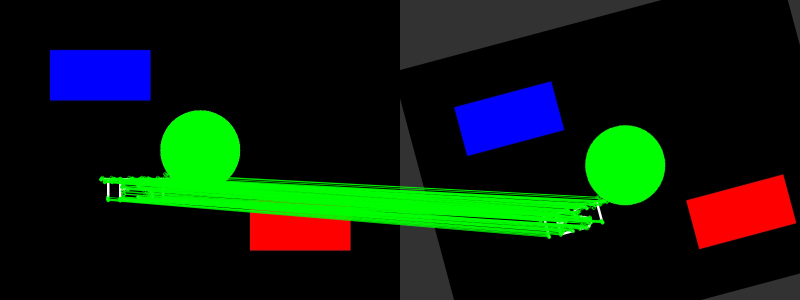
#> input picture test_matches.png, 1600 x 600 px (shown at 1/2 size); the run also reads 1 picture not shown here
$ python image_matcher.py test_matches.png my_matches.png
#> lines starting #> are read from the running program, lines starting #| are printed output that depends on the picture
"""
Image Matcher - Match and align two images captured from different cameras
Handles rotation and translation transformations
"""

import cv2
import numpy as np
import matplotlib.pyplot as plt
from typing import Tuple, Optional


class ImageMatcher:
    """
    Class for matching and aligning two images of the same object
    captured from different camera positions.
    """

    def __init__(self, feature_method='ORB'):
        """
        Initialize the ImageMatcher

        Args:
            feature_method: Feature detection method ('ORB', 'SIFT', 'SURF')
        """
        self.feature_method = feature_method
        self.detector = self._get_detector()

    def _get_detector(self):
        """Get the feature detector based on the selected method"""
        if self.feature_method == 'ORB':
            return cv2.ORB_create(nfeatures=5000)
        elif self.feature_method == 'SIFT':
            return cv2.SIFT_create()
        elif self.feature_method == 'SURF':
            return cv2.xfeatures2d.SURF_create()
        else:
            raise ValueError(f"Unknown feature method: {self.feature_method}")

    def detect_and_match_features(self, img1, img2, ratio_threshold=0.75):
        """
        Detect features in both images and match them

        Args:
            img1: First image (reference)
            img2: Second image (to be aligned)
            ratio_threshold: Lowe's ratio test threshold

        Returns:
            keypoints1, keypoints2, good_matches
        """
        # Convert to grayscale if needed
        if len(img1.shape) == 3:
            gray1 = cv2.cvtColor(img1, cv2.COLOR_BGR2GRAY)
        else:
            gray1 = img1

        if len(img2.shape) == 3:
            gray2 = cv2.cvtColor(img2, cv2.COLOR_BGR2GRAY)
        else:
            gray2 = img2

        # Detect keypoints and compute descriptors
        kp1, des1 = self.detector.detectAndCompute(gray1, None)
        kp2, des2 = self.detector.detectAndCompute(gray2, None)

        print(f"Detected {len(kp1)} keypoints in image 1")
        print(f"Detected {len(kp2)} keypoints in image 2")

        # Match features using BFMatcher
        if self.feature_method == 'ORB':
            bf = cv2.BFMatcher(cv2.NORM_HAMMING, crossCheck=False)
        else:
            bf = cv2.BFMatcher(cv2.NORM_L2, crossCheck=False)

        matches = bf.knnMatch(des1, des2, k=2)

        # Apply Lowe's ratio test
        good_matches = []
        for match_pair in matches:
            if len(match_pair) == 2:
                m, n = match_pair
                if m.distance < ratio_threshold * n.distance:
                    good_matches.append(m)

        print(f"Found {len(good_matches)} good matches")

        return kp1, kp2, good_matches

    def estimate_rigid_transform(self, kp1, kp2, matches):
        """
        Estimate rigid transformation (rotation + translation) between images

        Args:
            kp1: Keypoints from image 1
            kp2: Keypoints from image 2
            matches: Good matches between keypoints

        Returns:
            transformation_matrix: 2x3 affine transformation matrix
            inliers_mask: Mask indicating inlier matches
        """
        if len(matches) < 4:
            raise ValueError("Not enough matches to estimate transformation")

        # Extract matched keypoint coordinates
        pts1 = np.float32([kp1[m.queryIdx].pt for m in matches])
        pts2 = np.float32([kp2[m.trainIdx].pt for m in matches])

        # Estimate affine transformation using RANSAC
        # For rigid transform (rotation + translation), we use partial affine
        M, inliers = cv2.estimateAffinePartial2D(
            pts2, pts1,
            method=cv2.RANSAC,
            ransacReprojThreshold=5.0,
            maxIters=2000,
            confidence=0.99
        )

        if M is None:
            raise ValueError("Failed to estimate transformation")

        num_inliers = np.sum(inliers)
        print(f"Transformation estimated with {num_inliers}/{len(matches)} inliers")

        # Extract rotation angle
        angle = np.arctan2(M[1, 0], M[0, 0]) * 180 / np.pi
        print(f"Estimated rotation: {angle:.2f} degrees")
        print(f"Estimated translation: ({M[0, 2]:.2f}, {M[1, 2]:.2f}) pixels")

        return M, inliers

    def apply_transformation(self, img, M, output_shape):
        """
        Apply transformation to image

        Args:
            img: Input image
            M: 2x3 transformation matrix
            output_shape: (height, width) of output image

        Returns:
            Transformed image
        """
        transformed = cv2.warpAffine(
            img, M,
            (output_shape[1], output_shape[0]),
            flags=cv2.INTER_LINEAR,
            borderMode=cv2.BORDER_CONSTANT,
            borderValue=(0, 0, 0)
        )
        return transformed

    def match_and_align(self, img1_path, img2_path, ratio_threshold=0.75):
        """
        Complete pipeline: load images, match, and align

        Args:
            img1_path: Path to reference image
            img2_path: Path to image to be aligned
            ratio_threshold: Feature matching ratio threshold

        Returns:
            img1, img2_aligned, transformation_matrix
        """
        # Load images
        img1 = cv2.imread(img1_path)
        img2 = cv2.imread(img2_path)

        if img1 is None or img2 is None:
            raise ValueError("Failed to load images")

        print(f"Image 1 shape: {img1.shape}")
        print(f"Image 2 shape: {img2.shape}")

        # Detect and match features
        kp1, kp2, good_matches = self.detect_and_match_features(
            img1, img2, ratio_threshold
        )

        if len(good_matches) < 4:
            raise ValueError("Not enough good matches found")

        # Estimate transformation
        M, inliers = self.estimate_rigid_transform(kp1, kp2, good_matches)

        # Apply transformation to align img2 to img1
        img2_aligned = self.apply_transformation(img2, M, img1.shape[:2])

        return img1, img2, img2_aligned, M, kp1, kp2, good_matches, inliers

    def visualize_matches(self, img1, img2, kp1, kp2, matches, inliers,
                         save_path='matches.png'):
        """
        Visualize feature matches between images

        Args:
            img1: Reference image
            img2: Query image
            kp1: Keypoints from image 1
            kp2: Keypoints from image 2
            matches: List of matches
            inliers: Mask of inlier matches
            save_path: Path to save visualization
        """
        # Filter to show only inlier matches
        inlier_matches = [m for i, m in enumerate(matches) if inliers[i]]

        # Draw matches
        match_img = cv2.drawMatches(
            img1, kp1, img2, kp2, inlier_matches, None,
            flags=cv2.DrawMatchesFlags_NOT_DRAW_SINGLE_POINTS,
            matchColor=(0, 255, 0)
        )

        # Save and display
        cv2.imwrite(save_path, match_img)
        print(f"Saved match visualization to {save_path}")

        return match_img

    def create_overlay(self, img1, img2_aligned, alpha=0.5):
        """
        Create overlay of two images

        Args:
            img1: Reference image
            img2_aligned: Aligned image
            alpha: Blending factor (0-1)

        Returns:
            Blended image
        """
        overlay = cv2.addWeighted(img1, alpha, img2_aligned, 1 - alpha, 0)
        return overlay

    def visualize_results(self, img1, img2, img2_aligned, overlay,
                         save_path='alignment_result.png'):
        """
        Create comprehensive visualization of alignment results

        Args:
            img1: Reference image
            img2: Original second image
            img2_aligned: Aligned second image
            overlay: Overlay of img1 and img2_aligned
            save_path: Path to save visualization
        """
        # Convert BGR to RGB for matplotlib
        img1_rgb = cv2.cvtColor(img1, cv2.COLOR_BGR2RGB)
        img2_rgb = cv2.cvtColor(img2, cv2.COLOR_BGR2RGB)
        img2_aligned_rgb = cv2.cvtColor(img2_aligned, cv2.COLOR_BGR2RGB)
        overlay_rgb = cv2.cvtColor(overlay, cv2.COLOR_BGR2RGB)

        # Create figure
        fig, axes = plt.subplots(2, 2, figsize=(15, 15))

        axes[0, 0].imshow(img1_rgb)
        axes[0, 0].set_title('Reference Image (Image 1)', fontsize=14)
        axes[0, 0].axis('off')

        axes[0, 1].imshow(img2_rgb)
        axes[0, 1].set_title('Original Image 2', fontsize=14)
        axes[0, 1].axis('off')

        axes[1, 0].imshow(img2_aligned_rgb)
        axes[1, 0].set_title('Aligned Image 2', fontsize=14)
        axes[1, 0].axis('off')

        axes[1, 1].imshow(overlay_rgb)
        axes[1, 1].set_title('Overlay (Blended Result)', fontsize=14)
        axes[1, 1].axis('off')

        plt.tight_layout()
        plt.savefig(save_path, dpi=150, bbox_inches='tight')
        print(f"Saved result visualization to {save_path}")
        plt.close()


def main():
    """Example usage"""
    import sys

    if len(sys.argv) < 3:
        print("Usage: python image_matcher.py <image1_path> <image2_path>")
        print("Example: python image_matcher.py ref.jpg query.jpg")
        sys.exit(1)

    img1_path = sys.argv[1]
    img2_path = sys.argv[2]

    print("=" * 60)
    print("Image Matching and Alignment")
    print("=" * 60)

    # Create matcher
    matcher = ImageMatcher(feature_method='ORB')

    try:
        # Perform matching and alignment
        img1, img2, img2_aligned, M, kp1, kp2, matches, inliers = matcher.match_and_align(
            img1_path, img2_path
        )
#> in match_and_align, img1 is the input picture: shape (600, 1600, 3); mean B, G, R 14.2, 30.3, 12.4
#| Image 1 shape: (600, 1600, 3)
#| Image 2 shape: (600, 1600, 3)
#> in detect_and_match_features, `gray1 = cv2.cvtColor(img1, cv2.COLOR_BGR2GRAY)`:
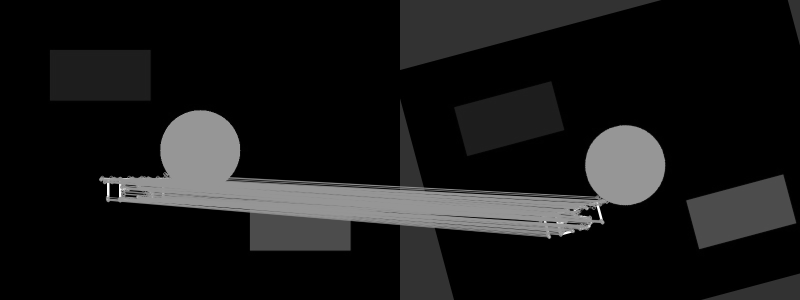
#> gray1: shape (600, 1600) (shown at 1/2 size); min 0, max 255, mean 23.1
#> in detect_and_match_features, `kp1, des1 = self.detector.detectAndCompute(gray1, None)`: kp1 = 1943 keypoints; strongest (x, y, size): (237, 369, 31), (219, 367, 31), (213, 367, 31), (236, 370, 37.2)
#> in detect_and_match_features, `kp2, des2 = self.detector.detectAndCompute(gray2, None)`: kp2 has the same summary as kp1
#| Detected 1943 keypoints in image 1
#| Detected 1943 keypoints in image 2
#> in detect_and_match_features, `matches = bf.knnMatch(des1, des2, k=2)`: matches = 1943 matches
#> after the loop in detect_and_match_features, `for match_pair in matches:`: good_matches = 1937 matches
#| Found 1937 good matches
#> in match_and_align, `kp1, kp2, good_matches = self.detect_and_match_features( img1, img2, r..`: kp2 has the same summary as kp1 in detect_and_match_features
#> in estimate_rigid_transform, `pts1 = np.float32([kp1[m.queryIdx].pt for m in matches])`: pts1 = 1937 pairs, first value 100 to 1400.9, second value 100 to 500
#> in estimate_rigid_transform, `pts2 = np.float32([kp2[m.trainIdx].pt for m in matches])`: pts2 has the same summary as pts1
#> in estimate_rigid_transform, `M, inliers = cv2.estimateAffinePartial2D( pts2, pts1, method=cv2.RANSA..`: M = [[1, 0, 0], [0, 1, 0]]; inliers = 1937 values from 1 to 1
#> in estimate_rigid_transform, `num_inliers = np.sum(inliers)`: num_inliers = 1937
#| Transformation estimated with 1937/1937 inliers
#> in estimate_rigid_transform, `angle = np.arctan2(M[1, 0], M[0, 0]) * 180 / np.pi`: angle = 0
#| Estimated rotation: 0.00 degrees
#| Estimated translation: (0.00, 0.00) pixels
#> in match_and_align, `M, inliers = self.estimate_rigid_transform(kp1, kp2, good_matches)`: M = [[1, 0, 0], [0, 1, 0]]; inliers = 1937 values from 1 to 1
#> M = [[1, 0, 0], [0, 1, 0]]; kp2 has the same summary as kp1 in detect_and_match_features; matches = 1937 matches; inliers = 1937 values from 1 to 1

        # Visualize matches
        matcher.visualize_matches(img1, img2, kp1, kp2, matches, inliers)
#> in visualize_matches, `inlier_matches = [m for i, m in enumerate(matches) if inliers[i]]`: inlier_matches = 1937 matches
#> in visualize_matches, `match_img = cv2.drawMatches( img1, kp1, img2, kp2, inlier_matches, Non..`:
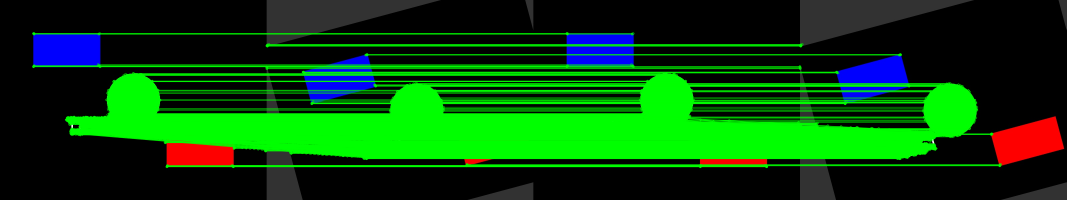
#> match_img: shape (600, 3200, 3) (shown at 1/3 size); mean B, G, R 11.8, 70.7, 7.9

        # Create overlay
        overlay = matcher.create_overlay(img1, img2_aligned, alpha=0.5)

        # Save aligned image
        cv2.imwrite('aligned_image.png', img2_aligned)
        print("Saved aligned image to aligned_image.png")

        # Save overlay
        cv2.imwrite('overlay.png', overlay)
        print("Saved overlay to overlay.png")

        # Create comprehensive visualization
        matcher.visualize_results(img1, img2, img2_aligned, overlay)
#> in visualize_results, `plt.savefig(save_path, dpi=150, bbox_inches='tight')`:
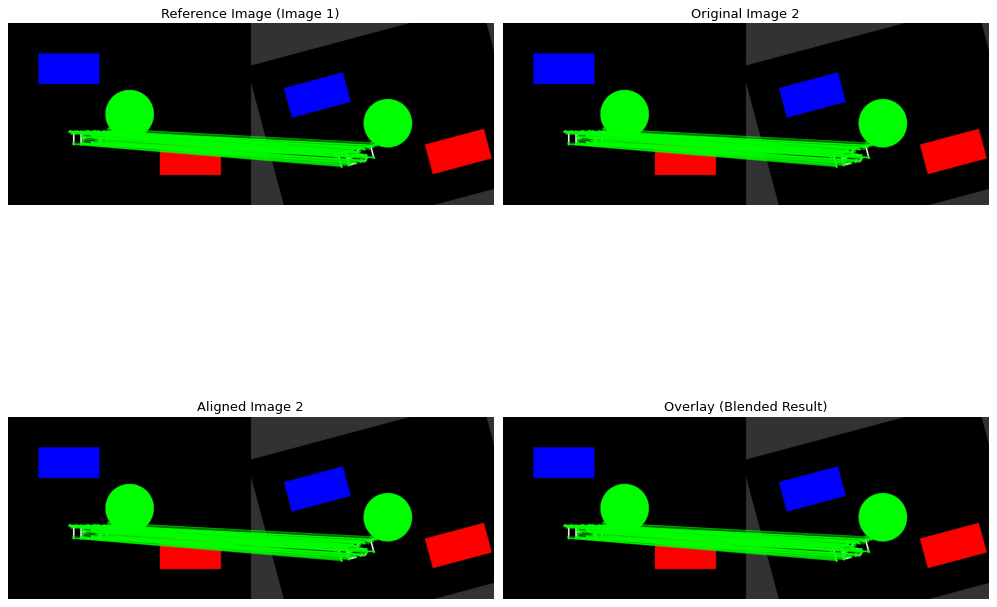
#> figure drawn by matplotlib, 4 panels

        print("\n" + "=" * 60)
        print("Transformation Matrix:")
        print(M)
#| [[ 1. -0.  0.]
#|  [ 0.  1.  0.]]
        print("=" * 60)
        print("\nAlignment completed successfully!")

    except Exception as e:
        print(f"Error: {e}")
        import traceback
        traceback.print_exc()
        sys.exit(1)


if __name__ == "__main__":
    main()
